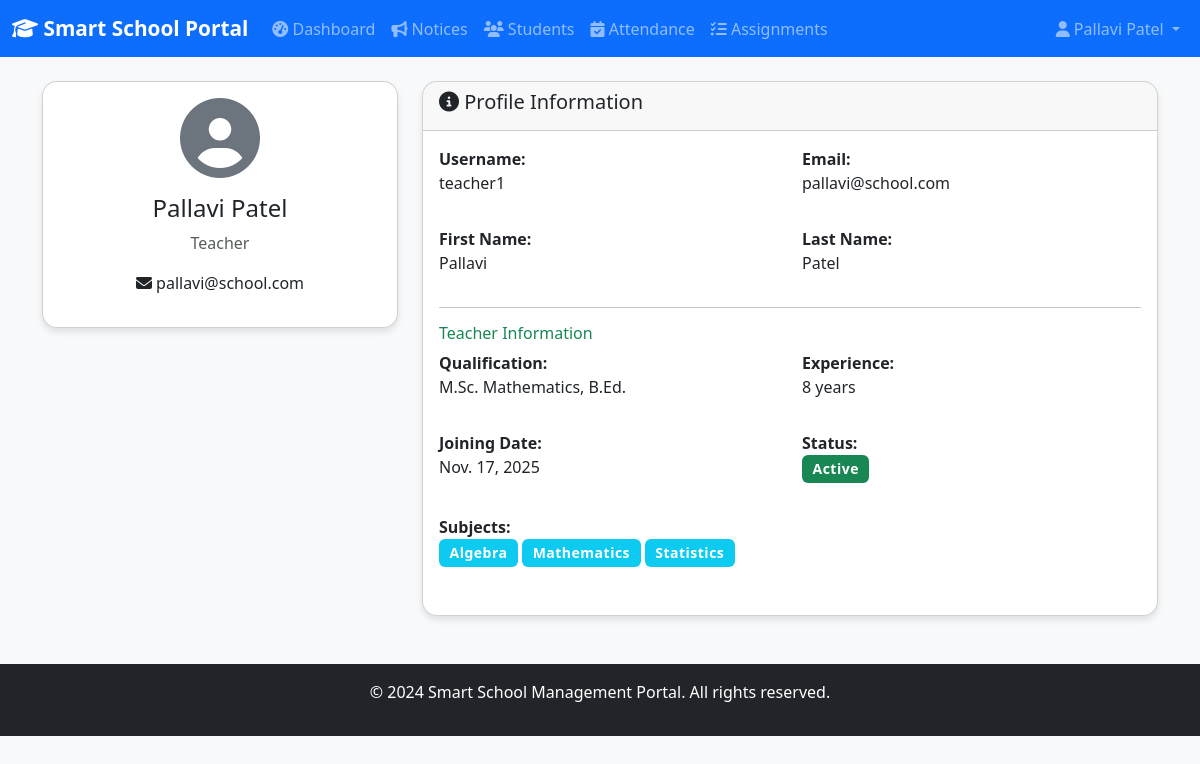
Page /profile/ (signed in) on the committed database.
### school/models.py (models this page shows, shortened)
class User(AbstractUser):
    ROLE_CHOICES = (
        ('admin', 'Admin'),
        ('teacher', 'Teacher'),
        ('student', 'Student'),
    )
    role = models.CharField(
        max_length=20,
        choices=ROLE_CHOICES,
        help_text="User role in the system"
    )
    phone = models.CharField(max_length=20, blank=True, null=True)
    address = models.TextField(blank=True, null=True)
    date_of_birth = models.DateField(blank=True, null=True)
    profile_picture = models.ImageField(
        upload_to='profile_pictures/',
        blank=True,
        null=True
    )
    class Meta:
        verbose_name = 'User'
        verbose_name_plural = 'Users'
        ordering = ['username']
    def get_full_name(self):
        full_name = f"{self.first_name} {self.last_name}".strip()
        return full_name if full_name else self.username

class Teacher(models.Model):
    user = models.OneToOneField(
        User,
        on_delete=models.CASCADE,
        related_name='teacher_profile'
    )
    subjects = models.ManyToManyField(
        Subject,
        blank=True,
        related_name='teachers'
    )
    qualification = models.CharField(max_length=200, blank=True, null=True)
    experience_years = models.IntegerField(
        default=0,
        validators=[MinValueValidator(0)]
    )
    joining_date = models.DateField(default=timezone.now)
    is_active = models.BooleanField(default=True)
    class Meta:
        verbose_name = 'Teacher'
        verbose_name_plural = 'Teachers'
        ordering = ['user__first_name', 'user__last_name']

class Subject(models.Model):
    name = models.CharField(
        max_length=100,
        unique=True,
        help_text="Subject name"
    )
    code = models.CharField(
        max_length=20,
        blank=True,
        null=True,
        unique=True,
        help_text="Subject code (e.g., MATH101)"
    )
    description = models.TextField(blank=True, null=True)
    created_at = models.DateTimeField(default=timezone.now)
    class Meta:
        verbose_name = 'Subject'
        verbose_name_plural = 'Subjects'
        ordering = ['name']

### school/views.py (the view)
# urls.py: path('profile/', views.profile, name='profile'),
@login_required
def profile(request):
    user = request.user
    context = {'user': user}
    if user.role == 'student':
        try:
            context['student'] = user.student_profile
        except Student.DoesNotExist:
            pass
    elif user.role == 'teacher':
        try:
            context['teacher'] = user.teacher_profile
        except Teacher.DoesNotExist:
            pass
    return render(request, 'school/profile.html', context)

### templates/school/profile.html (shortened to what this page needs)
{% extends 'base.html' %}
{% block content %}
<div class="row">
    <div class="col-md-4">
        <div class="card">
            <div class="card-body text-center">
                {% if user.profile_picture %}
                    <img src="{{ user.profile_picture.url }}" alt="Profile Picture" class="profile-picture mb-3">
                {% else %}
                    <i class="fas fa-user-circle fa-5x text-secondary mb-3"></i>
                {% endif %}
                <h4>{{ user.get_full_name|default:user.username }}</h4>
                <p class="text-muted">{{ user.get_role_display }}</p>
                <p><i class="fas fa-envelope"></i> {{ user.email }}</p>
            </div>
        </div>
    </div>
    <div class="col-md-8">
        <div class="card">
            <div class="card-header">
                <h5><i class="fas fa-info-circle"></i> Profile Information</h5>
            </div>
            <div class="card-body">
                <div class="row mb-3">
                    <div class="col-md-6">
                        <strong>Username:</strong>
                        <p>{{ user.username }}</p>
                    </div>
                    <div class="col-md-6">
                        <strong>Email:</strong>
                        <p>{{ user.email }}</p>
                    </div>
                </div>
                <div class="row mb-3">
                    <div class="col-md-6">
                        <strong>First Name:</strong>
                        <p>{{ user.first_name|default:"-" }}</p>
                    </div>
                    <div class="col-md-6">
                        <strong>Last Name:</strong>
                        <p>{{ user.last_name|default:"-" }}</p>
                    </div>
                </div>
                {% if student %}
                    <hr>
                    <h6 class="text-primary">Student Information</h6>
                    <div class="row mb-3">
                        <div class="col-md-6">
                            <strong>Roll Number:</strong>
                            <p>{{ student.roll_no }}</p>
                        </div>
                        <div class="col-md-6">
                            <strong>Class:</strong>
                            <p>{{ student.classroom|default:"-" }}</p>
                        </div>
                    </div>
                    <div class="row mb-3">
                        <div class="col-md-6">
                            <strong>Parent Name:</strong>
                            <p>{{ student.parent_name|default:"-" }}</p>
                        </div>
                        <div class="col-md-6">
                            <strong>Parent Phone:</strong>
                            <p>{{ student.parent_phone|default:"-" }}</p>
                        </div>
                    </div>
                    <div class="row mb-3">
                        <div class="col-md-6">
                            <strong>Admission Date:</strong>
                            <p>{{ student.admission_date }}</p>
                        </div>
                        <div class="col-md-6">
                            <strong>Status:</strong>
                            <p>
                                {% if student.is_active %}
                                    <span class="badge bg-success">Active</span>
                                {% else %}
                                    <span class="badge bg-danger">Inactive</span>
                                {% endif %}
                            </p>
                        </div>
                    </div>
                {% elif teacher %}
                    <hr>
                    <h6 class="text-success">Teacher Information</h6>
                    <div class="row mb-3">
                        <div class="col-md-6">
                            <strong>Qualification:</strong>
                            <p>{{ teacher.qualification|default:"-" }}</p>
                        </div>
                        <div class="col-md-6">
                            <strong>Experience:</strong>
                            <p>{{ teacher.experience_years }} years</p>
                        </div>
                    </div>
                    <div class="row mb-3">
                        <div class="col-md-6">
                            <strong>Joining Date:</strong>
                            <p>{{ teacher.joining_date }}</p>
                        </div>
                        <div class="col-md-6">
                            <strong>Status:</strong>
                            <p>
                                {% if teacher.is_active %}
                                    <span class="badge bg-success">Active</span>
                                {% else %}
                                    <span class="badge bg-danger">Inactive</span>
                                {% endif %}
                            </p>
                        </div>
                    </div>
                    <div class="row mb-3">
                        <div class="col-md-12">
                            <strong>Subjects:</strong>
                            <p>
                                {% if teacher.subjects.all %}
                                    {% for subject in teacher.subjects.all %}
                                        <span class="badge bg-info">{{ subject.name }}</span>
                                    {% endfor %}
                                {% else %}
                                    <span class="text-muted">No subjects assigned</span>
                                {% endif %}
                            </p>
                        </div>
                    </div>
                {% endif %}
            </div>
        </div>
    </div>
</div>
{% endblock %}

### templates/base.html (shortened to what this page needs)
<!DOCTYPE html>
<html lang="en">
<head>
    <link href="https://cdn.jsdelivr.net/npm/bootstrap@5.3.0/dist/css/bootstrap.min.css" rel="stylesheet">
    <link rel="stylesheet" href="https://cdnjs.cloudflare.com/ajax/libs/font-awesome/6.4.0/css/all.min.css">
    {% load static %}
    <link rel="stylesheet" href="{% static 'css/style.css' %}">
</head>
<body>
    <nav class="navbar navbar-expand-lg navbar-dark bg-primary">
        <div class="container-fluid">
            <a class="navbar-brand" href="{% url 'home' %}">
                <i class="fas fa-graduation-cap"></i> Smart School Portal
            </a>
            <div class="collapse navbar-collapse" id="navbarNav">
                <ul class="navbar-nav me-auto">
                    {% if user.is_authenticated %}
                        <li class="nav-item">
                            <a class="nav-link" href="{% url 'dashboard' %}">
                                <i class="fas fa-tachometer-alt"></i> Dashboard
                            </a>
                        </li>
                        <li class="nav-item">
                            <a class="nav-link" href="{% url 'notice_list' %}">
                                <i class="fas fa-bullhorn"></i> Notices
                            </a>
                        </li>
                        {% if user.role == 'student' %}
                            <li class="nav-item">
                                <a class="nav-link" href="{% url 'assignment_list' %}">
                                    <i class="fas fa-tasks"></i> Assignments
                                </a>
                            </li>
                            <li class="nav-item">
                                <a class="nav-link" href="{% url 'result_list' %}">
                                    <i class="fas fa-chart-line"></i> Results
                                </a>
                            </li>
                        {% elif user.role == 'teacher' %}
                            <li class="nav-item">
                                <a class="nav-link" href="{% url 'student_list' %}">
                                    <i class="fas fa-users"></i> Students
                                </a>
                            </li>
                            <li class="nav-item">
                                <a class="nav-link" href="{% url 'attendance_list' %}">
                                    <i class="fas fa-calendar-check"></i> Attendance
                                </a>
                            </li>
                            <li class="nav-item">
                                <a class="nav-link" href="{% url 'assignment_list' %}">
                                    <i class="fas fa-tasks"></i> Assignments
                                </a>
                            </li>
                        {% endif %}
                    {% endif %}
                </ul>
                <ul class="navbar-nav">
                    {% if user.is_authenticated %}
                        <li class="nav-item dropdown">
                            <a class="nav-link dropdown-toggle" href="#" id="navbarDropdown" role="button" data-bs-toggle="dropdown">
                                <i class="fas fa-user"></i> {{ user.get_full_name|default:user.username }}
                            </a>
                        </li>
                    {% endif %}
                </ul>
            </div>
        </div>
    </nav>
    <main class="container my-4">
        {% block content %}{% endblock %}
    </main>
    <footer class="bg-dark text-white text-center py-3 mt-5">
        <div class="container">
            <p>&copy; 2024 Smart School Management Portal. All rights reserved.</p>
        </div>
    </footer>
</body>
</html>

### static/css/style.css (style rules this page uses)
:root { --primary-color: #0d6efd; --secondary-color: #6c757d; --success-color: #198754; --danger-color: #dc3545; --warning-color: #ffc107; --info-color: #0dcaf0; }
body { font-family: 'Segoe UI', Tahoma, Geneva, Verdana, sans-serif; background-color: #f8f9fa; }
.navbar-brand { font-weight: bold; font-size: 1.3rem; }
.card { border-radius: 15px; box-shadow: 0 4px 6px rgba(0,0,0,0.1); transition: transform 0.3s, box-shadow 0.3s; overflow: hidden; }
footer { margin-top: auto; }
.container { animation: fadeIn 0.5s ease-in; }
.badge { padding: 0.5em 0.75em; font-size: 0.875rem; }
.badge { font-weight: 600; letter-spacing: 0.5px; }
.fas, .far, .fab { transition: all 0.3s ease; }

### rows in the picture
User: get_full_name "Pallavi Patel", role "Teacher", email "pallavi@school.com", username "teacher1", first_name "Pallavi", last_name "Patel"
Teacher: qualification "M.Sc. Mathematics, B.Ed.", experience_years "8", joining_date "Nov. 17, 2025"
Subject: name "Algebra"
Subject: name "Mathematics"
Subject: name "Statistics"
